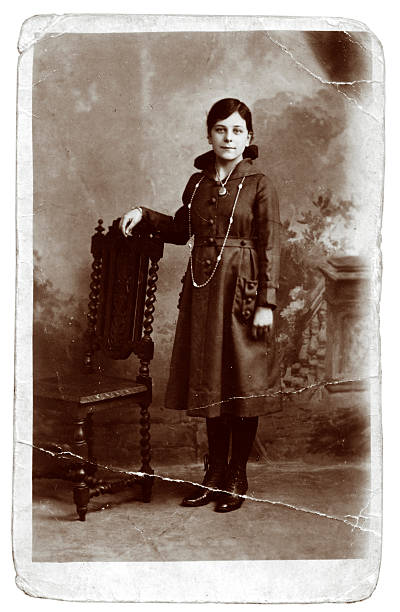
#> input picture foto_antiga.jpg, 400 x 612 px
$ python -i filters.py   (imports and definitions only)
#> lines starting #> are read from the running program, lines starting #| are printed output that depends on the picture; after the words box and inside, x2 and y2 are one past the last pixel; in counts of white or black regions, pixels touching at a corner belong together
#> further down, picture is the input picture: shape (612, 400, 3); mean B, G, R 123.2, 132.9, 150.5
import cv2
import numpy as np

# Cobertura completa das técnicas da disciplina de Processamento de Imagens:
#   Filtragem espacial passa-baixa  → mean, gaussian_soft, gaussian_strong, bilateral
#   Filtragem não-linear            → median
#   Filtragem passa-alta            → high_pass
#   Transformações de intensidade   → gamma_bright, log_transform, contrast_stretch
#   Histograma                      → clahe
#   Correção de cor                 → color_correction
#   Morfologia matemática           → morph_open, morph_close
#   Domínio da frequência           → fourier

FILTER_NAMES = [
    "mean",                    #  0 — Filtro da Média ksize=5
    "gaussian_soft",           #  1 — Gaussiano σ=0.8  (leve)
    "gaussian_medium",         #  2 — Gaussiano σ=1.5  (médio)
    "gaussian_strong",         #  3 — Gaussiano σ=2.5  (forte)
    "bilateral",               #  4 — Bilateral d=9 (preserva bordas)
    "median_fine",             #  5 — Mediana ksize=3  (sal e pimenta leve)
    "median_strong",           #  6 — Mediana ksize=7  (sal e pimenta forte)
    "high_pass_gentle",        #  7 — Passa-Alta suave  (α=0.4, nitidez leve)
    "high_pass_strong",        #  8 — Passa-Alta forte  (α=1.0, nitidez agressiva)
    "color_correction_gentle", #  9 — Correção de cor suave  (cast leve, strength=0.25)
    "color_correction_strong", # 10 — Correção de cor forte  (sépia intensa, strength=0.65)
    "clahe_subtle",            # 11 — CLAHE suave  (clip=1.5, contraste moderado)
    "clahe_strong",            # 12 — CLAHE forte  (clip=3.0, contraste agressivo)
    "gamma_bright",            # 13 — Potência γ=0.6  (aclara moderado)
    "gamma_very_bright",       # 14 — Potência γ=0.35 (aclara forte, fotos muito escuras)
    "log_transform",           # 15 — Logarítmica (realça detalhes nas sombras)
    "contrast_stretch",        # 16 — Alargamento de Contraste linear
    "morph_open",              # 17 — Abertura Morfológica (remove manchas/poeira)
    "morph_close",             # 18 — Fechamento Morfológico (preenche fissuras)
    "fourier",                 # 19 — Rejeita-Banda de Fourier (textura periódica)
    "STOP",                    # 20
]

N_FILTERS   = len(FILTER_NAMES) - 1   # 20
STOP_ACTION = len(FILTER_NAMES) - 1   # 20


# [25 lines left out: function apply_filter, not called in this run]


# ── 1. Filtragem Espacial Passa-Baixa ────────────────────────────────────────

def apply_mean(image, ksize=5):
    """Filtro da Média: suavização por corte seco (box filter)."""
    return cv2.blur(image, (ksize, ksize))


def apply_gaussian(image, ksize=5, sigma=1.5):
    """Filtro Gaussiano: suavização com peso decrescente pelo desvio padrão σ."""
    return cv2.GaussianBlur(image, (ksize, ksize), sigma)


def apply_bilateral(image, d=9, sigma_color=75, sigma_space=75):
    """Filtro Bilateral: suavização que preserva bordas — melhor para granulado."""
    return cv2.bilateralFilter(image, d, sigma_color, sigma_space)


# ── 2. Filtragem Não-Linear ───────────────────────────────────────────────────

def apply_median(image, ksize=5):
    """Filtro da Mediana: excelente para ruído impulsivo (sal e pimenta)."""
    return cv2.medianBlur(image, ksize)


# ── 3. Filtragem Passa-Alta ───────────────────────────────────────────────────

# [117 lines left out: functions apply_high_pass, apply_gamma, apply_log_transform, apply_contrast_stretch, apply_clahe, apply_color_correction and 2 more, not called in this run]


# ── 8. Domínio da Frequência ─────────────────────────────────────────────────

def apply_fourier_bandreject(image, radius_low=8, radius_high=40):
    """
    Filtro Rejeita-Banda no Domínio da Frequência (Fourier).
    Implementação conforme o pipeline da disciplina:
      1. Padding para 2M × 2N (evita aliasing/wrap-around)
      2. Multiplicação por (-1)^(x+y) para centralizar o espectro
      3. DFT → H(u,v) (máscara rejeita-banda) → produto → IDFT
    Remove texturas periódicas do papel fotográfico antigo.
    """
    def _filter_channel(ch):
        h, w   = ch.shape
#> h = 612; w = 400
        ph, pw = 2 * h, 2 * w
#> ph = 1224; pw = 800

        # 1. Padding com zeros (P=2M, Q=2N)
        padded = np.zeros((ph, pw), dtype=np.float32)
        padded[:h, :w] = ch.astype(np.float32)

        # 2. Centralizar: multiplicar por (-1)^(x+y)
        x, y   = np.meshgrid(np.arange(pw), np.arange(ph))
        padded *= ((-1) ** (x + y)).astype(np.float32)
#> padded: shape (1224, 800) float32; min -255, max 255, mean 0

        # 3. DFT
        F = np.fft.fft2(padded)

        # 4. Construir H(u,v) — máscara rejeita-banda simétrica
        crow, ccol = ph // 2, pw // 2
#> crow = 612; ccol = 400
        Y, X  = np.ogrid[:ph, :pw]
#> Y = 1224 values from 0 to 1223
        dist  = np.sqrt((Y - crow) ** 2 + (X - ccol) ** 2)
        H     = np.ones((ph, pw), np.float32)
        H[(dist > radius_low) & (dist < radius_high)] = 0

        # 5-6. Produto no domínio da frequência e IDFT
        result = np.abs(np.fft.ifft2(F * H))

        # Desfaz centralização e remove padding
        result *= ((-1) ** (x + y)).astype(np.float32)
        result = result[:h, :w]
#> result: shape (612, 400) float64
        return np.clip(result, 0, 255).astype(np.uint8)

    if image.ndim == 3:
        return cv2.merge([_filter_channel(c) for c in cv2.split(image)])
#> in _filter_channel (call 2), `padded *= ((-1) ** (x + y)).astype(np.float32)`:
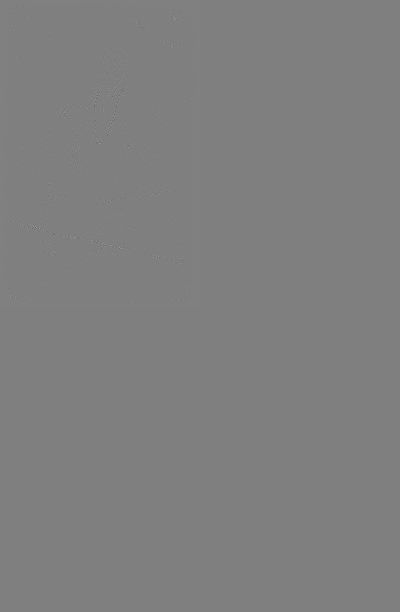
#> padded: shape (1224, 800) float32 (shown at 1/2 size); min -255, max 255, mean 0; drawn with min black and max white
#> in _filter_channel (call 2), `dist  = np.sqrt((Y - crow) ** 2 + (X - ccol) ** 2)`:
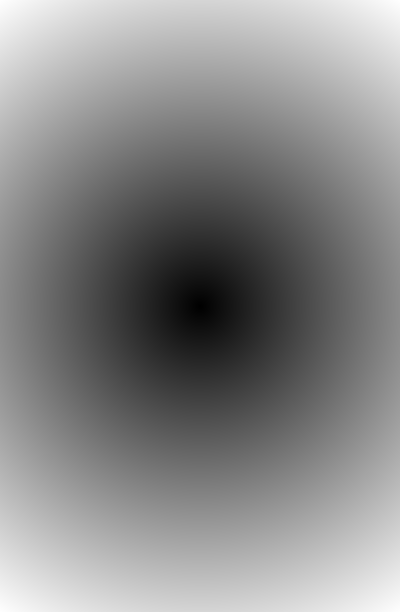
#> dist: shape (1224, 800) float64 (shown at 1/2 size); min 0, max 731.1, mean 392.3; drawn with min black and max white
#> in _filter_channel (call 3), `padded[:h, :w] = ch.astype(np.float32)`:
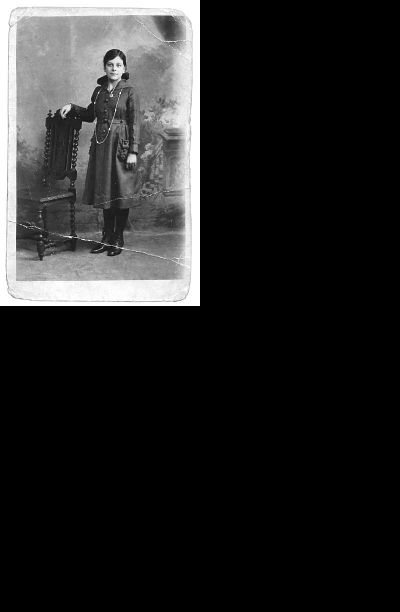
#> padded: shape (1224, 800) float32 (shown at 1/2 size); min 0, max 255, mean 37.6
#> in _filter_channel (call 3), `padded *= ((-1) ** (x + y)).astype(np.float32)`:
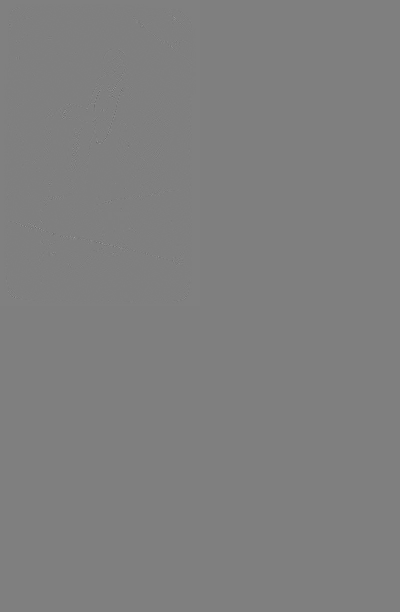
#> padded: shape (1224, 800) float32 (shown at 1/2 size); 12.5% of pixels changed, all inside (x1, y1, x2, y2) = (0, 0, 400, 612); drawn with min black and max white
#> in _filter_channel (call 3), `result = np.abs(np.fft.ifft2(F * H))`:
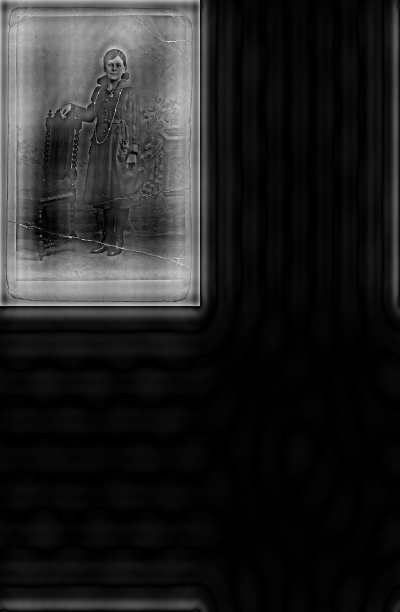
#> result: shape (1224, 800) float64 (shown at 1/2 size); min 1.77e-05, max 331.5, mean 43.8; drawn with min black and max white
#> in _filter_channel (call 3), `return np.clip(result, 0, 255).astype(np.uint8)`:
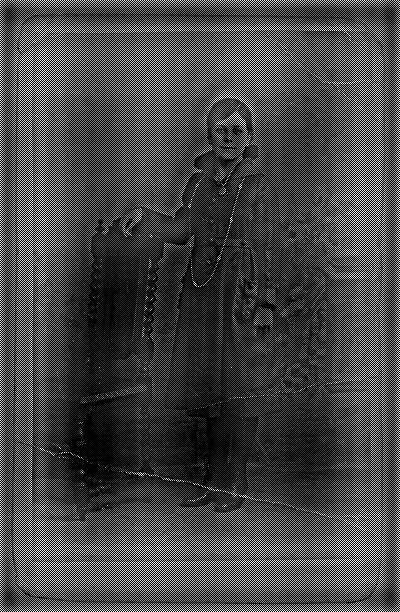
#> returned value: shape (612, 400); min 0, max 255, mean 69.5
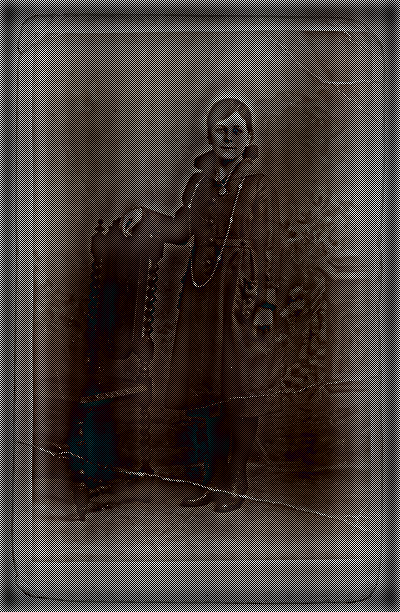
#> returned value: shape (612, 400, 3); mean of channels 0, 1, 2 56.9, 61.2, 69.5; drawn as B, G, R
    return _filter_channel(image)

>>> import cv2
>>> picture = cv2.imread('foto_antiga.jpg')
>>> result = apply_fourier_bandreject(picture)

$ run again, on gettyimages-1048741714-612x612.jpg
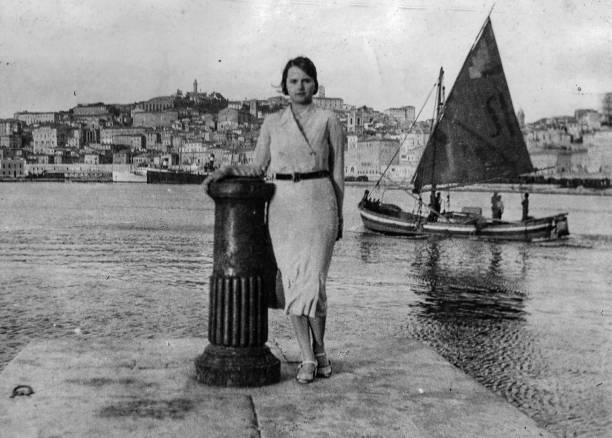
#> input picture gettyimages-1048741714-612x612.jpg, 612 x 438 px
#> picture is the input picture: shape (438, 612, 3); min 0, max 255, mean 139.4
#> in _filter_channel, `return np.clip(result, 0, 255).astype(np.uint8)`:
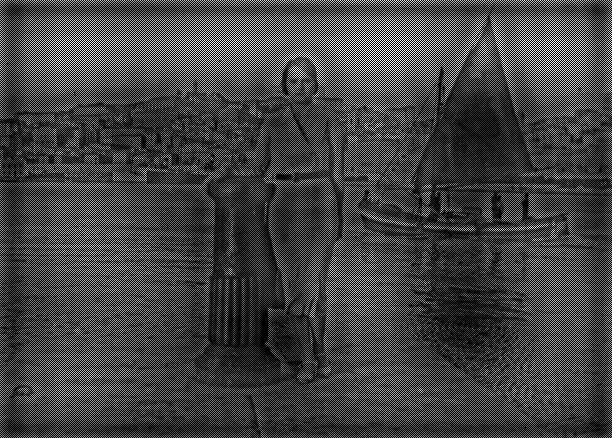
#> returned value: shape (438, 612); min 0, max 255, mean 66
#> in _filter_channel (call 2), `dist  = np.sqrt((Y - crow) ** 2 + (X - ccol) ** 2)`:
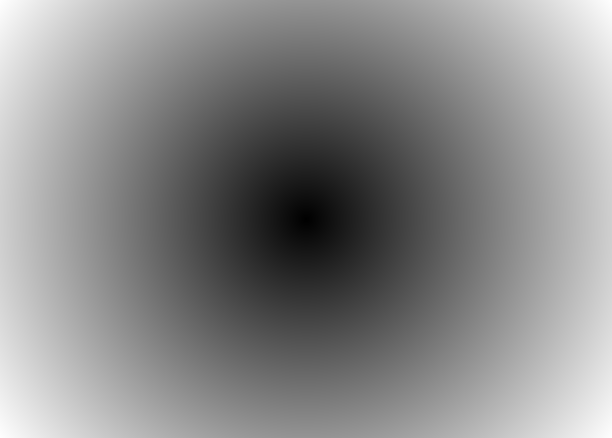
#> dist: shape (876, 1224) float64 (shown at 1/2 size); min 0, max 752.6, mean 405.1; drawn with min black and max white
